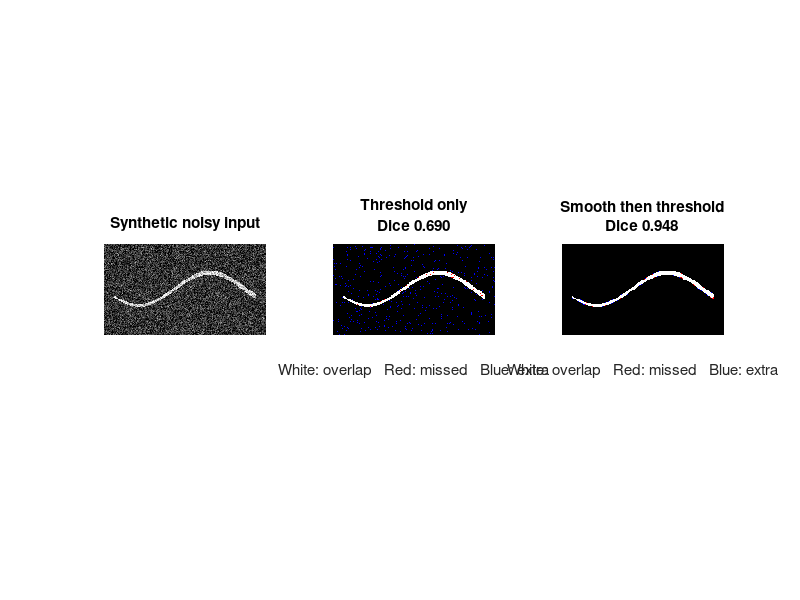

Recreate this plot in MATLAB.
% Synthetic thin-band segmentation. Run from a writable folder.
rng(17, 'twister');
[x, y] = meshgrid(1:180, 1:100);
center = 50 + 18 * sin(x / 25);
halfWidth = 1 + 2 * (x - 1) / 179;
reference = abs(y - center) <= halfWidth & x >= 12 & x <= 169;
noisy = 0.2 + 0.6 * double(reference) + 0.16 * randn(size(x));

threshold = 0.5;
windowSize = 3; % Try 3 on your second run.
kernel = ones(windowSize) / windowSize^2;
% Pad with the background intensity when averaging near image edges.
smoothed = 0.2 + conv2(noisy - 0.2, kernel, 'same');
masks = {noisy > threshold, smoothed > threshold};
labels = {'Threshold only', 'Smooth then threshold'};

figure('color', 'white', 'position', [80 80 1000 380]);
subplot(1, 3, 1);
imagesc(noisy, [0 1]);
axis image off;
colormap(gray(256));
title('Synthetic noisy input');
for k = 1:2
    predicted = masks{k};
    overlap = nnz(predicted & reference);
    dice = 2 * overlap / (nnz(predicted) + nnz(reference));
    missed = nnz(reference & ~predicted);
    extra = nnz(predicted & ~reference);
    fprintf('%s: Dice %.3f, missed %d pixels, extra %d pixels\n', ...
        labels{k}, dice, missed, extra);
    % White = overlap, red = missed, blue = extra.
    rgb = cat(3, reference, reference & predicted, predicted);
    subplot(1, 3, k + 1);
    image(double(rgb));
    axis image off;
    title({labels{k}, sprintf('Dice %.3f', dice)});
    xlabel('White: overlap   Red: missed   Blue: extra');
end
filename = sprintf('thin_band_window_%d.png', windowSize);
print(gcf, filename, '-dpng', '-r150');
fprintf('Saved figure: %s\n', fullfile(pwd, filename));
